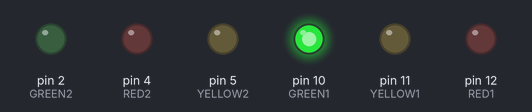
A sketch run on a simulated Arduino Uno, built with avr-gcc and run on an emulated ATmega328P. Shown: output pins drawn as LEDs (lit = HIGH).

Above: at 0.5 s.
At 1.2 s:
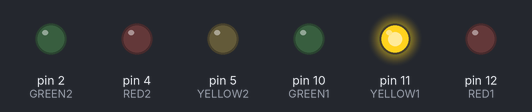
At 2.8 s:
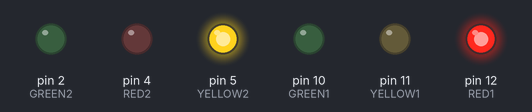
At 3.7 s:
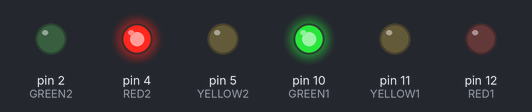
At 4.4 s:
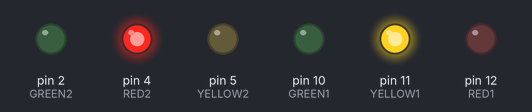
At 5.3 s:
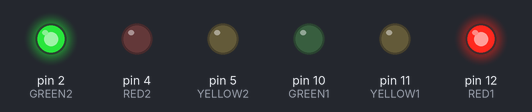
Timing chart, 0 to 7.4 s (numbered marks = the images above):
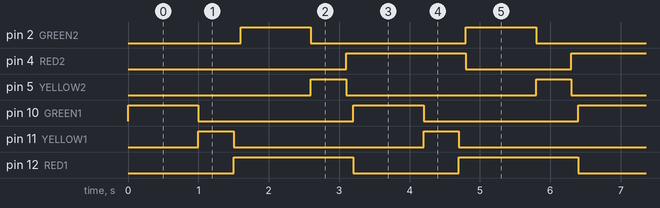

The sketch:

HelloWorld.ino
```cpp
#define GREEN1  10
#define YELLOW1 11
#define RED1    12
#define GREEN2   2
#define YELLOW2  5
#define RED2     4

#define GREEN 0
#define YELLOW 1
#define RED 2

#define DELAY  250

#define LIGHTS 2

int reds[LIGHTS];
int yellows[LIGHTS];
int greens[LIGHTS];


void setup() {
  // put your setup code here, to run once:
  pinMode(GREEN1, OUTPUT);
  pinMode(YELLOW1, OUTPUT);
  pinMode(RED1, OUTPUT);
  pinMode(GREEN2, OUTPUT);
  pinMode(YELLOW2, OUTPUT);
  pinMode(RED2, OUTPUT);

  digitalWrite(RED1, LOW);
  digitalWrite(YELLOW1, LOW);
  digitalWrite(GREEN1, LOW);
  digitalWrite(RED2, LOW);
  digitalWrite(YELLOW2, LOW);
  digitalWrite(GREEN2, LOW);

  reds[0] = RED1;
  reds[1] = RED2;
  yellows[0] = YELLOW1;
  yellows[1] = YELLOW2;
  greens[0] = GREEN1;
  greens[1] = GREEN2;
}

void loop() {
  turnLight1Green();
  delay(1000);

  turnLight1Yellow();
  delay(500);

  turnLight1Red();
  delay(100);

  turnLightGreen(2);
  delay(1000);

  turnLightYellow(2);
  delay(500);

  turnLightRed(2);
  delay(100);
}

void turnLightRed(int light) {
  int off = getLight(YELLOW, light);
  int on = getLight(RED, light);
  cycleLed(off, on);
}

void turnLightYellow(int light) {
  cycleLed(getLight(GREEN, light), getLight(YELLOW, light));
}

void turnLightGreen(int light) {
  cycleLed(getLight(RED, light), getLight(GREEN, light));
}
// could also, get pattern but then would need call by ref

int getLight(int color, int light) {
  switch(color) {
    case RED:
      return reds[light - 1];
    case YELLOW:
      return yellows[light - 1];
    case GREEN:
      return greens[light - 1];
    default:
      return -1;
  }
}


void turnLight1Green() {
  digitalWrite(RED1, LOW);
  digitalWrite(GREEN1, HIGH);
}

void turnLight1Yellow() {
  digitalWrite(GREEN1, LOW);
  digitalWrite(YELLOW1, HIGH);
}

void turnLight1Red() {
  digitalWrite(YELLOW1, LOW);
  digitalWrite(RED1, HIGH);
}


void turnLight2Green() {
}

void turnLight2Yellow() {
  cycleLed(GREEN2, YELLOW2);
}

void turnLight2Red() {
  cycleLed(YELLOW2, RED2);
}

void cycleLed(int ledOff, int ledOn) {
  digitalWrite(ledOff, LOW);
  digitalWrite(ledOn, HIGH);
}

void doRed1() {
  digitalWrite(GREEN1, LOW);
  digitalWrite(RED1, HIGH);
  digitalWrite(GREEN2, LOW);
  digitalWrite(RED2, LOW);
  delay(DELAY);
}

void doGreen1() {
  digitalWrite(GREEN1, HIGH);
  digitalWrite(RED1, LOW);
  digitalWrite(GREEN2, LOW);
  digitalWrite(RED2, LOW);
  delay(DELAY);
}

void doRed2() {
  digitalWrite(GREEN1, LOW);
  digitalWrite(RED1, LOW);
  digitalWrite(GREEN2, LOW);
  digitalWrite(RED2, HIGH);
  delay(DELAY);
}

void doGreen2() {
  digitalWrite(GREEN1, LOW);
  digitalWrite(RED1, LOW);
  digitalWrite(GREEN2, HIGH);
  digitalWrite(RED2, LOW);
  delay(DELAY);
}
```

Measured:
- by itself, pin 2 (GREEN2), pin 10 (GREEN1): alternates HIGH for 1.0 s and LOW for 2.2 s
- by itself, pin 4 (RED2), pin 12 (RED1): alternates HIGH for 1.7 s and LOW for 1.5 s
- by itself, pin 5 (YELLOW2), pin 11 (YELLOW1): alternates HIGH for 0.50 s and LOW for 2.7 s
